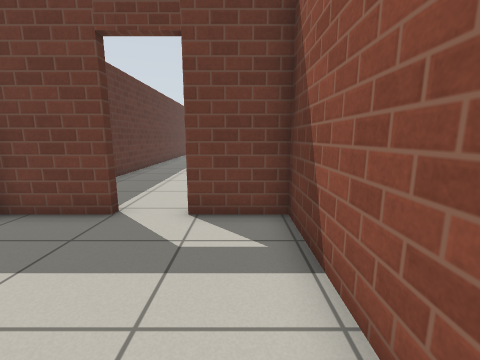
view 1 (above)

16 first-person views from a walk through a Gazebo world. The camera is 0.9 m above the floor, tilts 10° down and sees 90° across. The lines on the ground mark 1 m squares. The floor is counted in squares, 0.5 m on a side. Each view is taken from the middle of a square. On the plan, view 1 faces up. The plan holds only what a view shows up to about 14 squares ahead; the rest is blank. Simple patterns stand in for the simulator's built-in surfaces. Some stock models are drawn as simple stand-ins.

view 2
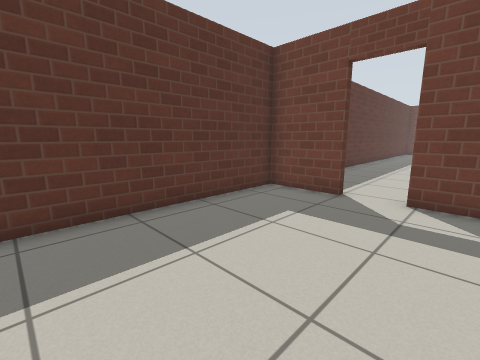

view 3
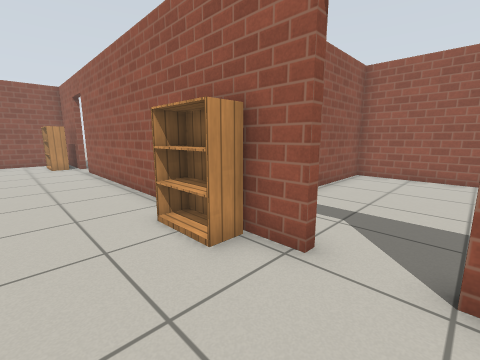

view 4
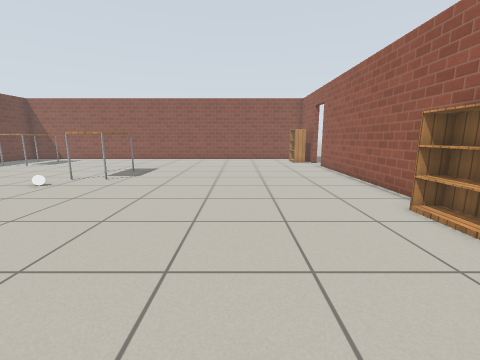

view 5
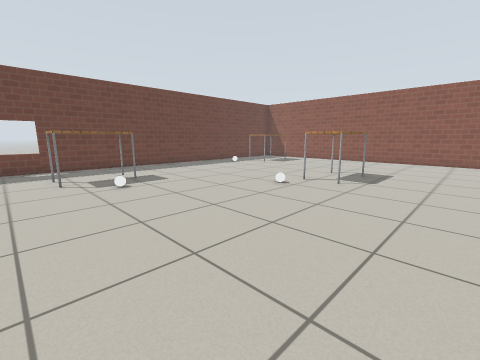

view 6
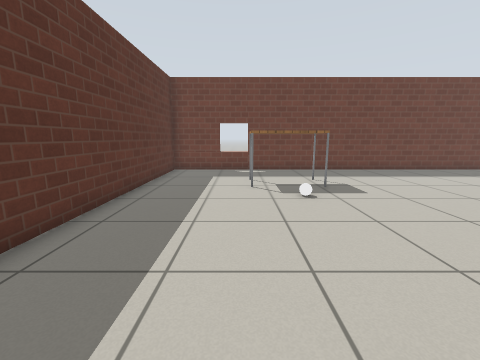

view 7
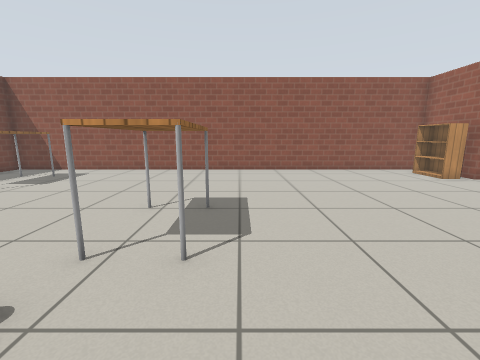

view 8
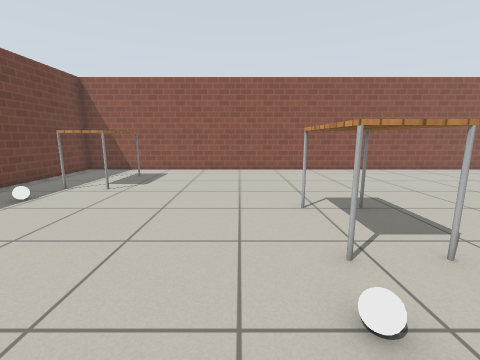

view 9
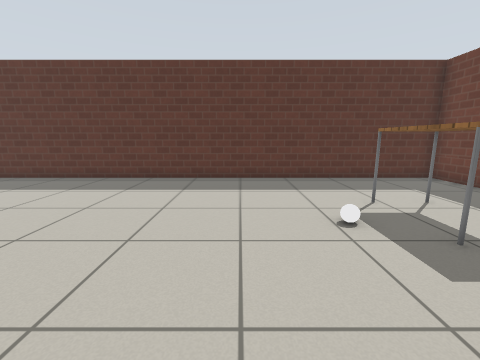

view 10
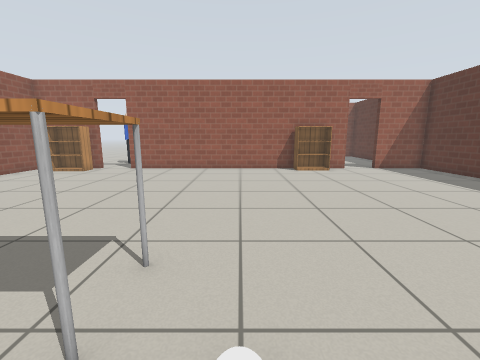

view 11
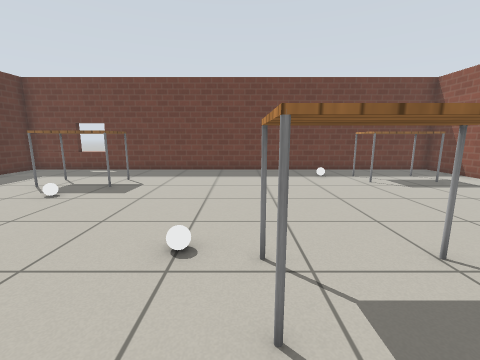

view 12
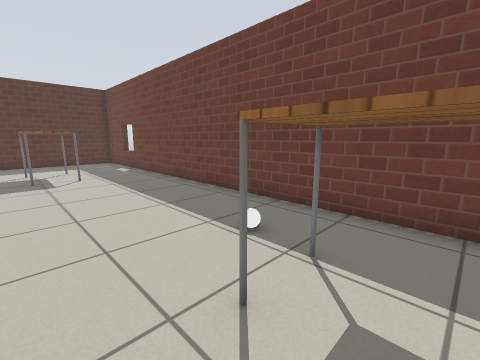

view 13
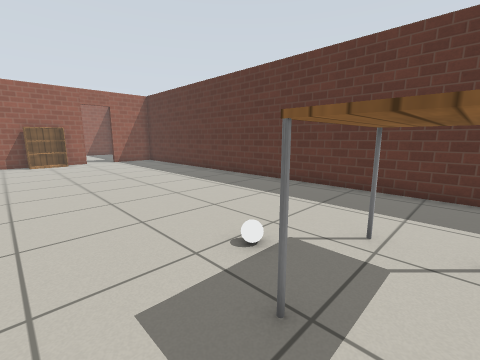

view 14
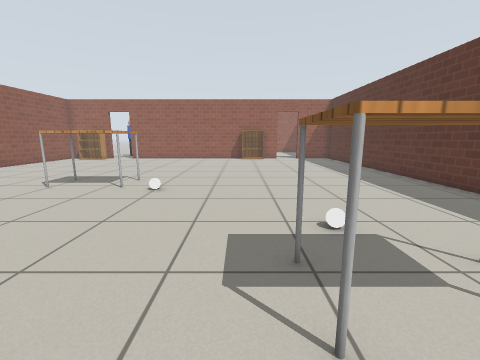

view 15
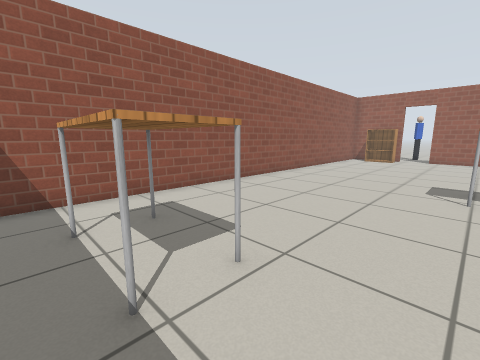

view 16
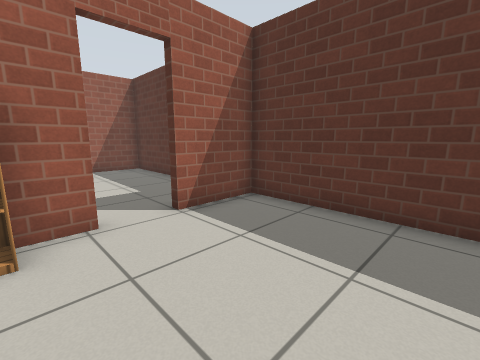

### Floor plan
Points are (right, up) in squares from view 1. A wall is a line through its corners. A room is listed if a view was taken in it or the views show most of it. See-through windows are left out.
Room 1 (views 1, 2)
walls: (-3, 5.5) (-5.8, 5.5) (-5.8, -3.2) (1.2, -3.2) (1.2, 5.5); (0.5, 5.5) (-1.2, 5.5)
ways out: open door at (-2.5, 6) to room 2
Room 2 (views 3, 4, 5, 6, 7, 8, 9, 10, 11, 12, 13, 14, 15, 16)
walls: (-1.2, 5.8) (11.5, 5.8); (13.3, 5.8) (16.6, 5.8) (16.6, 28.7) (-5.8, 28.7) (-5.8, 5.8) (-3, 5.8)
ways out: open door at (-2.5, 6) to room 1; open door at (12.5, 6)
objects: table (-2, 24) to (1, 25); bookshelf (0, 6) to (2, 7); white ball (0, 22); white ball (5, 19); table (6, 17) to (9, 18); white ball (10, 26); table (11, 25) to (14, 26); bookshelf (13, 7) to (15, 7)

Positions as (right, up) in squares from view 1, and headings:
1: (0, 0), facing up
2: (0, -2), facing up-left
3: (-3, 9), facing down-right
4: (-4, 11), facing right
5: (-3, 13), facing up-right
6: (-2, 15), facing up
7: (3, 16), facing right
8: (3, 20), facing right
9: (5, 20), facing left
10: (5, 20), facing down
11: (6, 15), facing up
12: (13, 23), facing up-left
13: (3, 25), facing down-left
14: (2, 27), facing down
15: (9, 27), facing down-right
16: (0, 11), facing down-left
